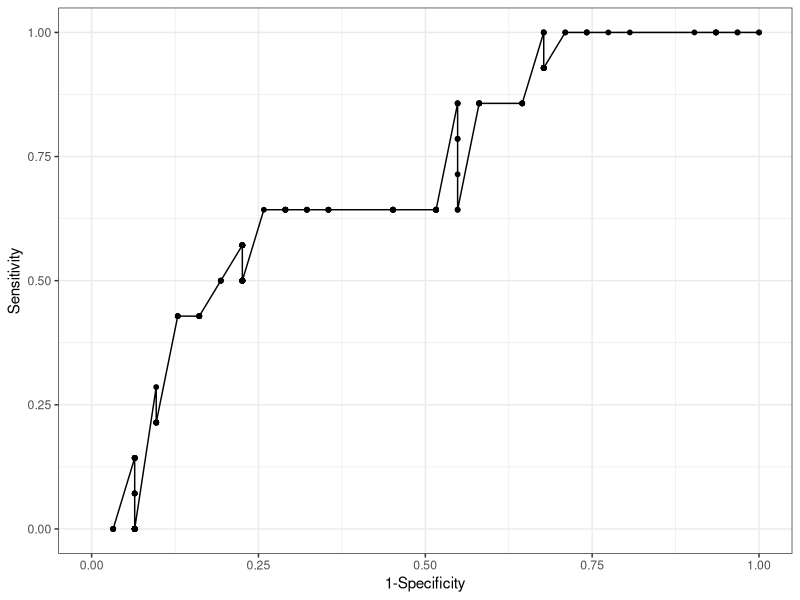
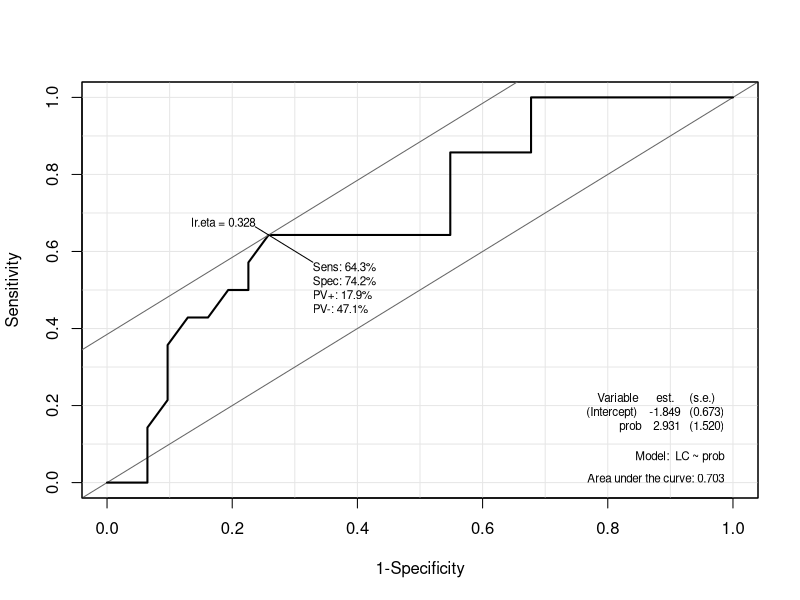

Source code (R) for these figures, in order:


###################### 11주차 수업 ##########################
##                   로지스틱회귀분석                      ##
#############################################################

## 0. 변수 설명
## 종속변수 : LC(폐암 여부)
## 독립변수 : BK(N: 흑인이 아님, Y: 흑인), SS(사회 경제적 사회수준), YR(교육년수)
## 1. 데이터 불러오기
setwd("D:/[2022-2] 패턴탐색/11주차/")

lung <- read.table("lung-cancer.txt", header = TRUE, stringsAsFactors = FALSE)
colSums(is.na(lung))


## 2. 데이터 전처리
str(lung)
lung$LC <- factor(lung$LC, levels = c(0,1), labels = c("정상", "폐암"))

for (var in colnames(lung)[2:4]){
  lung[, var] <- as.factor(lung[, var])
  print(str(lung))
}


## 3. 회귀모형식을 통해 x에 대한 cutoff value 구하기
fit <- glm(LC ~ YR, data = lung, family = "binomial")
summary(fit)   # 회귀모형식 : log_e(p/1-p) = -2.2755 + 0.0533 * YR

p_hat <- fitted(fit)   # lr.eta는 p의 추정치
p_hat

x_cutoff <- c()

for (i in 1:nrow(lung)) { 
  x_cutoff[i] <- (log(p_hat[i]/(1 - p_hat[i])) + 2.2755) / 0.0533
}

x_cutoff



## 4. 로지스틱 회귀분석
set.seed(1111)

idx <- sample(nrow(lung), 0.7 * nrow(lung))
train <- lung[idx, ] ; nrow(train)
test <- lung[-idx, ] ; nrow(test)

table(train$LC) ; table(test$LC)

fit2.full <- glm(LC ~ ., data = train, family = "binomial")
summary(fit2.full)

fit2.null <- glm(LC ~ 1, data = lung, family = "binomial")
fit2.fin <- step(fit2.full, direction = "both",
                 scope = list(lower = fit2.null, upper = fit2.full))
summary(fit2.fin)


## 5. ROC Curve
# cutoff를 변화해가며 직접 그린 결과 
library(caret)

y_pred <- predict(fit2.fin, newdata = test[ , -1], type="response")
summary(y_pred)

roc_df <- data.frame(cut_value = seq(0.01, 0.80, by = 0.005))

sens <- c() ; spec <- c()
for (j in 1:nrow(roc_df)) {
  y_res <- ifelse(y_pred > roc_df$cut_value[j], "폐암", "정상")
  y_res <- factor(y_res, levels = c("정상", "폐암"), labels = c("정상", "폐암")) 
  pred_res <- confusionMatrix(y_res, test$LC, positive = "폐암")
  
  sens[j] <- unname(pred_res$byClass["Sensitivity"])
  spec[j] <- unname(pred_res$byClass["Specificity"])
  
  df <- data.frame("sens" = sens,
                   "spec" = spec)
  print(df)
}

roc_df <- cbind(roc_df, df)
max_ix <- which.max(roc_df$sens + roc_df$spec)
roc_df[max_ix, ]

library(ggplot2)

ggplot(roc_df, aes(x = 1-spec, y = sens)) + 
  geom_point(aes(x=1-spec, y=sens), size = 1.3) + 
  geom_line() +
  theme_bw() + 
  coord_cartesian(xlim = c(0, 1), ylim = c(0, 1)) + 
  labs(x = "1-Specificity", y = "Sensitivity")  


# R 결과
library(Epi)
test$prob <- predict(fit2.fin, newdata = test[, -1], type = "response")

Epi::ROC(form = LC ~ prob, data = test, plot ="ROC", AUC = T)


## 6. 최적의 cutoff 비교
max_idx <- which.max(roc_df$sens + roc_df$spec)
roc_df[max_idx, ]
